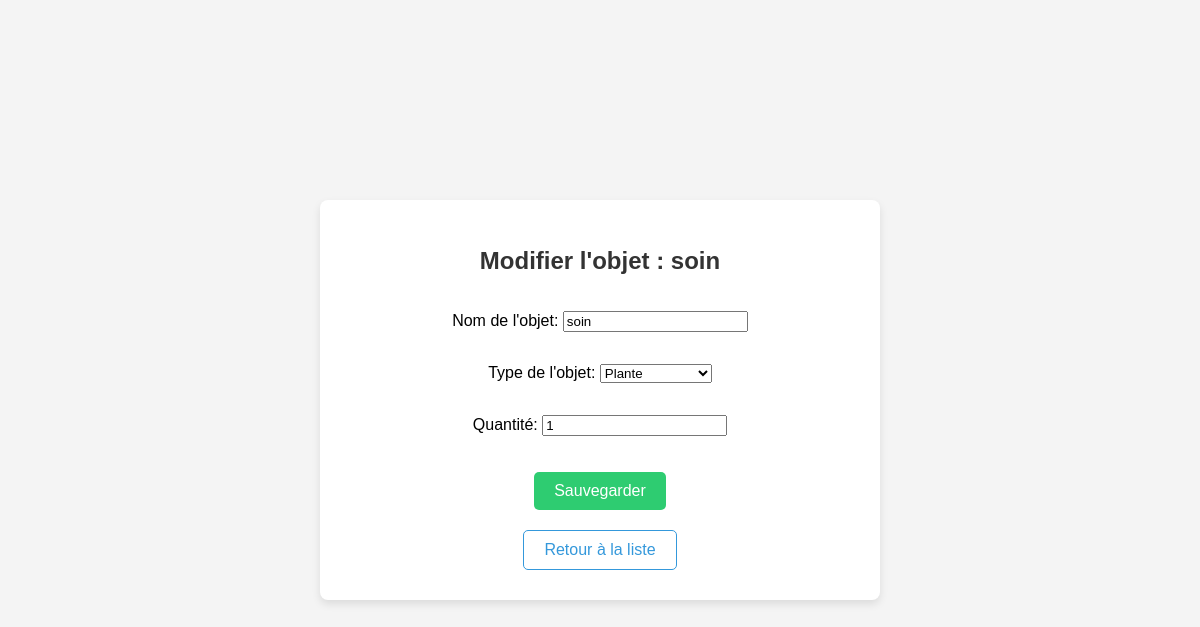
Screenshot of /App/update/3/ (signed in) with the database file from the repository.
### App/models.py (models this page shows, shortened)
class Item(models.Model):
    TYPE_CHOICES = [
        ('potion', 'Potion'),
        ('plante', 'Plante'),
        ('arme', 'Arme'),
        ('clé', 'Clé'),
        ('armure', 'Pièce d’armure'),
    ]
    nom = models.CharField(max_length=100)
    type = models.CharField(max_length=20, choices=TYPE_CHOICES)
    quantite = models.IntegerField(default=1)
    user = models.ForeignKey('User', on_delete=models.CASCADE, related_name='items', null=True)

### App/views.py (the view)
# urls.py: path('update/<int:item_id>/', update_item, name='update_item'),
def update_item(request, item_id):
    user_id = request.session.get('user_id')
    if not user_id:
        return redirect('login')
    item = get_object_or_404(Item, id=item_id, user_id=user_id)
    if request.method == 'POST':
        form = ItemForm(request.POST, instance=item)
        if form.is_valid():
            form.save()
            messages.success(request, 'L\'objet a été mis à jour avec succès.')
            return redirect('inventory_list')
    else:
        form = ItemForm(instance=item)
    return render(request, 'App/update_item.html', {'form': form, 'item': item})

### App/forms.py
class ItemForm(forms.ModelForm):
    class Meta:
        model = Item
        fields = ['nom', 'type', 'quantite']
        widgets = {
            'nom': forms.TextInput(attrs={'placeholder': 'Nom de l\'objet'}),
            'type': forms.Select(choices=Item.TYPE_CHOICES),  # Utilisation d'une liste déroulante pour le type
            'quantite': forms.NumberInput(attrs={'placeholder': 'Quantité'}),
        }
        labels = {
            'nom': 'Nom de l\'objet',
            'type': 'Type de l\'objet',
            'quantite': 'Quantité',
        }

### App/templates/App/update_item.html (shortened to what this page needs)
<!DOCTYPE html>
<html lang="fr">
<head>
    {% load static %}
    <link rel="stylesheet" type="text/css" href="{% static 'App/update_item_style.css' %}">
</head>
<body>
    <div class="container">
        <h1>Modifier l'objet : {{ item.nom }}</h1>
        <form method="post">
            {{ form.as_p }}
            <button type="submit">Sauvegarder</button>
        </form>
        <a href="{% url 'inventory_list' %}">Retour à la liste</a>
    </div>
</body>
</html>

### App/static/App/update_item_style.css (style rules this page uses)
body { font-family: Arial, sans-serif; background-color: #f4f4f4; margin: 0; padding: 0; display: flex; justify-content: center; align-items: center; height: 100vh; }
.container { background-color: #fff; border-radius: 8px; padding: 30px; box-shadow: 0 4px 8px rgba(0, 0, 0, 0.1); max-width: 500px; width: 100%; text-align: center; }
h1 { font-size: 24px; color: #333; margin-bottom: 20px; }
form { display: flex; flex-direction: column; align-items: center; }
form button { background-color: #2ecc71; color: white; border: none; padding: 10px 20px; font-size: 16px; border-radius: 5px; cursor: pointer; margin-top: 20px; transition: background-color 0.3s ease; }
a { display: inline-block; margin-top: 20px; text-decoration: none; color: #3498db; padding: 10px 20px; border: 1px solid #3498db; border-radius: 5px; transition: background-color 0.3s ease, color 0.3s ease; }

### rows the page displays
Item: nom "soin", type "Plante", quantite "1"
